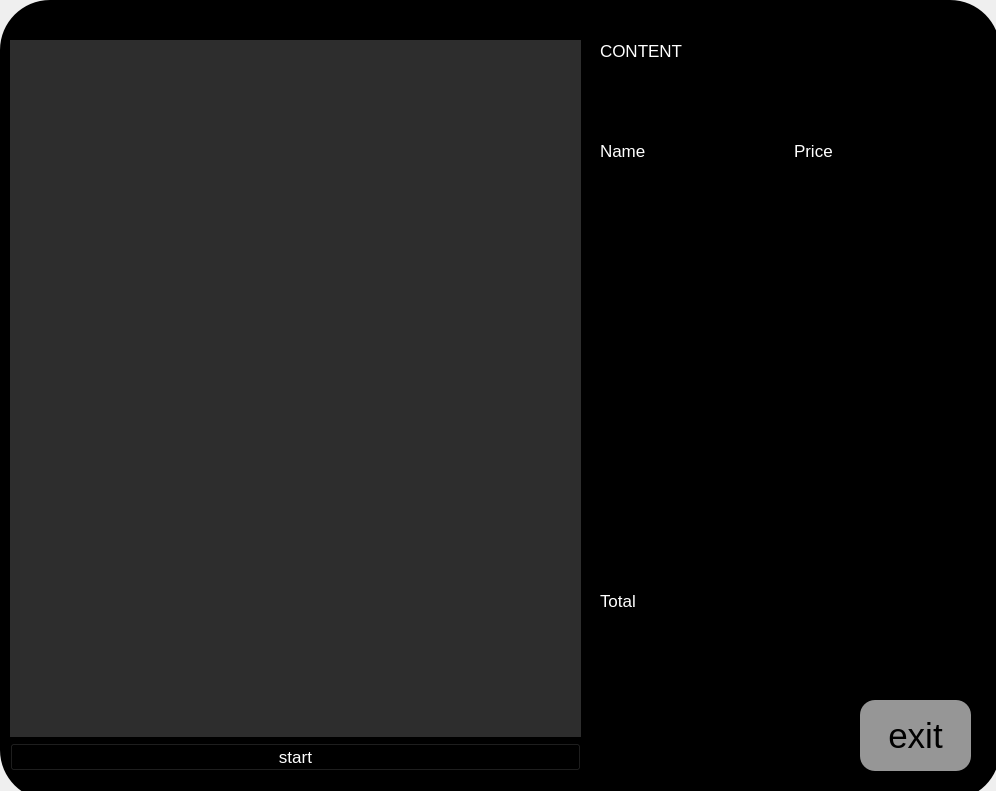
<?xml version="1.0" encoding="UTF-8"?>
<ui version="4.0">
 <class>Form</class>
 <widget class="QWidget" name="Form">
  <property name="geometry">
   <rect>
    <x>0</x>
    <y>0</y>
    <width>996</width>
    <height>791</height>
   </rect>
  </property>
  <property name="font">
   <font>
    <pointsize>13</pointsize>
   </font>
  </property>
  <property name="windowTitle">
   <string>Form</string>
  </property>
  <widget class="QLabel" name="background">
   <property name="geometry">
    <rect>
     <x>0</x>
     <y>0</y>
     <width>1000</width>
     <height>800</height>
    </rect>
   </property>
   <property name="styleSheet">
    <string notr="true">background-color: rgb(0, 0, 0);
border-radius:50px;</string>
   </property>
   <property name="text">
    <string/>
   </property>
  </widget>
  <widget class="QLineEdit" name="Price">
   <property name="geometry">
    <rect>
     <x>789</x>
     <y>180</y>
     <width>190</width>
     <height>350</height>
    </rect>
   </property>
   <property name="styleSheet">
    <string notr="true">background-color: rgb(0, 0, 0);
font: 18pt &quot;Times New Roman&quot;;
color: rgb(255, 255, 255);</string>
   </property>
  </widget>
  <widget class="QLineEdit" name="Name">
   <property name="geometry">
    <rect>
     <x>600</x>
     <y>180</y>
     <width>191</width>
     <height>350</height>
    </rect>
   </property>
   <property name="styleSheet">
    <string notr="true">background-color: rgb(0, 0, 0);
border-color: rgb(0, 0, 0);
font: 18pt &quot;Times New Roman&quot;;
color: rgb(255, 255, 255);</string>
   </property>
  </widget>
  <widget class="QWidget" name="verticalLayoutWidget">
   <property name="geometry">
    <rect>
     <x>10</x>
     <y>40</y>
     <width>571</width>
     <height>731</height>
    </rect>
   </property>
   <layout class="QVBoxLayout" name="verticalLayout">
    <item>
     <widget class="QLabel" name="camera">
      <property name="styleSheet">
       <string notr="true">background-color: rgb(45, 45, 45);</string>
      </property>
      <property name="text">
       <string/>
      </property>
     </widget>
    </item>
    <item>
     <widget class="QPushButton" name="control_bt">
      <property name="styleSheet">
       <string notr="true">background-color: rgb(0, 0, 0);
font: 12pt &quot;Times New Roman&quot;;
color: rgb(255, 255, 255);</string>
      </property>
      <property name="text">
       <string>start</string>
      </property>
     </widget>
    </item>
   </layout>
  </widget>
  <widget class="QLabel" name="Content">
   <property name="geometry">
    <rect>
     <x>600</x>
     <y>20</y>
     <width>231</width>
     <height>61</height>
    </rect>
   </property>
   <property name="styleSheet">
    <string notr="true">font: 26pt &quot;Times New Roman&quot;;
color: rgb(255, 255, 255);</string>
   </property>
   <property name="text">
    <string>CONTENT</string>
   </property>
  </widget>
  <widget class="QWidget" name="horizontalLayoutWidget">
   <property name="geometry">
    <rect>
     <x>600</x>
     <y>120</y>
     <width>381</width>
     <height>61</height>
    </rect>
   </property>
   <layout class="QHBoxLayout" name="horizontalLayout">
    <item>
     <widget class="QLabel" name="label_Name">
      <property name="styleSheet">
       <string notr="true">font: 18pt &quot;Times New Roman&quot;;
color: rgb(255, 255, 255);</string>
      </property>
      <property name="text">
       <string>Name</string>
      </property>
     </widget>
    </item>
    <item>
     <widget class="QLabel" name="label_Price">
      <property name="styleSheet">
       <string notr="true">font: 18pt &quot;Times New Roman&quot;;
color: rgb(255, 255, 255);</string>
      </property>
      <property name="text">
       <string>Price</string>
      </property>
     </widget>
    </item>
   </layout>
  </widget>
  <widget class="QLabel" name="label_4">
   <property name="geometry">
    <rect>
     <x>600</x>
     <y>580</y>
     <width>71</width>
     <height>41</height>
    </rect>
   </property>
   <property name="styleSheet">
    <string notr="true">font: 18pt &quot;Times New Roman&quot;;
color: rgb(255, 255, 255);</string>
   </property>
   <property name="text">
    <string>Total</string>
   </property>
  </widget>
  <widget class="QLineEdit" name="lineEdit">
   <property name="geometry">
    <rect>
     <x>670</x>
     <y>580</y>
     <width>311</width>
     <height>41</height>
    </rect>
   </property>
   <property name="styleSheet">
    <string notr="true">background-color: rgb(0, 0, 0);
border-color: rgb(0, 0, 0);
font: 18pt &quot;Times New Roman&quot;;
color: rgb(255, 255, 255);</string>
   </property>
  </widget>
  <widget class="QPushButton" name="exit">
   <property name="geometry">
    <rect>
     <x>860</x>
     <y>700</y>
     <width>111</width>
     <height>71</height>
    </rect>
   </property>
   <property name="font">
    <font>
     <pointsize>26</pointsize>
    </font>
   </property>
   <property name="styleSheet">
    <string notr="true">
QPushButton#exit{
	
	background-color: rgb(150,150, 150);
	color: rgb(0, 0, 0);
	border-radius:15px;
}
QPushButton#exit:hover{
	background-color: rgb(116, 126, 89);
	color: rgb(255, 255, 255);
}
QPushButton#exit:pressed{
	padding-left:5px;
	padding-top:5px;
	color: rgb(255, 255, 255);
	background-color: rgb(100, 100, 50);
}</string>
   </property>
   <property name="text">
    <string>exit</string>
   </property>
  </widget>
 </widget>
 <resources/>
 <connections>
  <connection>
   <sender>exit</sender>
   <signal>clicked()</signal>
   <receiver>Form</receiver>
   <slot>close()</slot>
   <hints>
    <hint type="sourcelabel">
     <x>864</x>
     <y>724</y>
    </hint>
    <hint type="destinationlabel">
     <x>497</x>
     <y>395</y>
    </hint>
   </hints>
  </connection>
 </connections>
</ui>
